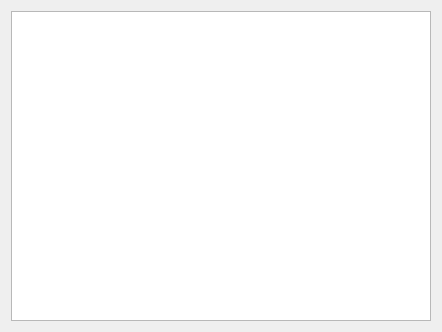
<?xml version="1.0" encoding="UTF-8"?>
<ui version="4.0">
 <class>plot</class>
 <widget class="QWidget" name="plot">
  <property name="geometry">
   <rect>
    <x>0</x>
    <y>0</y>
    <width>442</width>
    <height>332</height>
   </rect>
  </property>
  <property name="windowTitle">
   <string>Form</string>
  </property>
  <layout class="QHBoxLayout" name="horizontalLayout">
   <item>
    <widget class="PlotGraphicsView" name="graphics_view">
     <property name="verticalScrollBarPolicy">
      <enum>Qt::ScrollBarAsNeeded</enum>
     </property>
     <property name="sceneRect">
      <rectf>
       <x>0.000000000000000</x>
       <y>0.000000000000000</y>
       <width>10.000000000000000</width>
       <height>10.000000000000000</height>
      </rectf>
     </property>
    </widget>
   </item>
  </layout>
 </widget>
 <customwidgets>
  <customwidget>
   <class>PlotGraphicsView</class>
   <extends>QGraphicsView</extends>
   <header>sim.controller.plotting</header>
  </customwidget>
 </customwidgets>
 <resources/>
 <connections/>
</ui>
